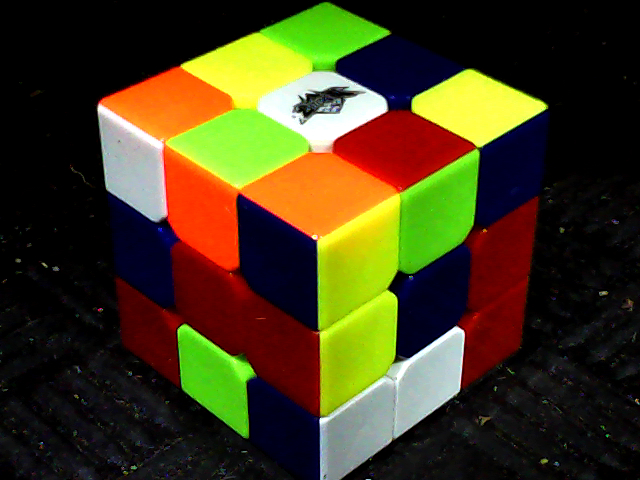
#> input picture Imaging/images/drag/1.png, 640 x 480 px; its folder holds 3 pictures in this run
$ python 'image_proc ORANGE.py'   (Python 2 division)   (older library calls are emulated)
#> lines starting #> are read from the running program, lines starting #| are printed output that depends on the picture; long printed decimals are rounded
import matplotlib.image as mpimg
import numpy as np
import matplotlib.patches as patches
import matplotlib.pyplot as plt

rTint = 1.07
gTint = 1.00
bTint = 1.00

pics = ['1', '2', '3']
locs = [(1, 6, 10), (3, 5, 12, 15, 22), (7, 8, 14)]
arr = np.array([
    (155, 87), (240, 52), (315, 20), (227, 129), (386, 52), (311, 180), (390, 134), (465, 87),          # up
    (120, 154), (191, 195), (268, 251), (127, 242), (274, 339), (135, 320), (198, 365), (269, 419),     # left
    (350, 249), (430, 200), (505, 154), (349, 339), (494, 244), (346, 420), (422, 370), (485, 324)      # front
     ])
oR, oG, oB = 0, 0, 0
oItr = 0
oCntr = 0
grid = 20

for item in pics:
    img = np.array(mpimg.imread('images/drag/' + item + '.png'), dtype=np.float)
    fig, imgplot = plt.subplots(1)
    imgplot.imshow(img)

    itr = 1
    for index in arr:
        if itr in locs[oItr]:
            rect = patches.Rectangle(index, grid, grid, linewidth=1, edgecolor='purple', facecolor='none')
            imgplot.add_patch(rect)

            i = index[1]
            j = index[0]
            subimg = np.array(img[i:i + grid, j:j + grid])

            x, y, z = 0, 0, 0

            for a in range(0, grid):
                for b in range(0, grid):
                    x += subimg[a][b][0] * rTint
                    y += subimg[a][b][1] * gTint
                    z += subimg[a][b][2] * bTint

            x /= grid*grid
            y /= grid*grid
            z /= grid*grid

            oR += x
            oG += y
            oB += z

            oCntr += 1

        itr += 1
#> this loop made 24 passes
#> pass 1, `subimg = np.array(img[i:i + grid, j:j + grid])`:
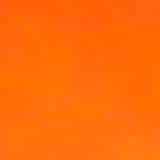
#> subimg: shape (20, 20, 3) float64 (shown 8 times larger); mean R, G, B 0.999, 0.424, 0.0388
#> after the loop, itr = 25; oB = 0.129; oCntr = 3; oG = 1.17; oR = 3.21

    oItr += 1

    plt.show()
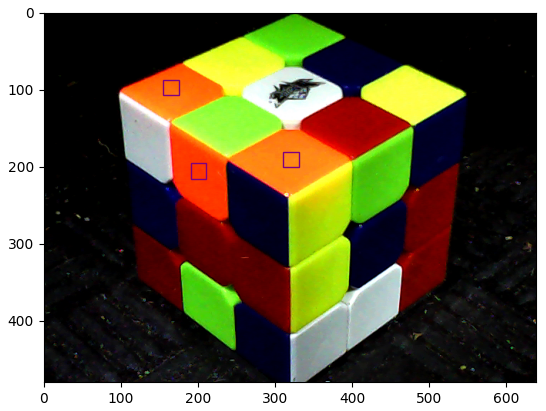
#> figure drawn by matplotlib, 1 panel
#> pass 2 of the loop `for item in pics:`:
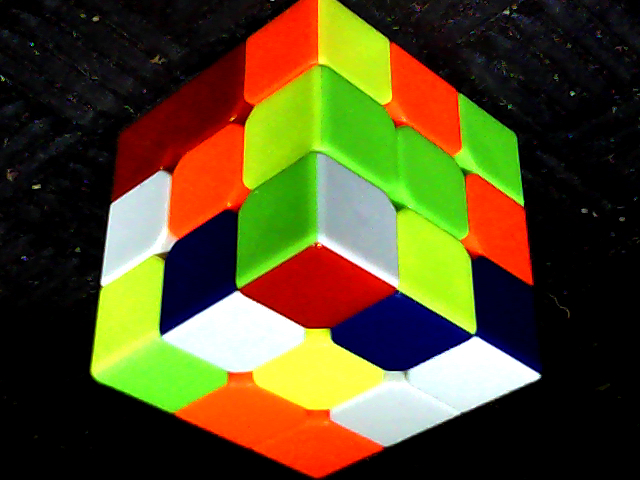
#> input picture Imaging/images/drag/2.png, 640 x 480 px
#> the loop `for index in arr:` made 24 passes
#> (oR, oG, oB) on passes 3, 5, 12, 15, 22: (4.15, 1.95, 0.196), (5.17, 2.32, 0.217), (6.07, 3.23, 1.11), (6.6, 4.23, 1.3), (7.55, 4.88, 1.86)
#> pass 3, `subimg = np.array(img[i:i + grid, j:j + grid])`:
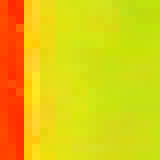
#> subimg: shape (20, 20, 3) float64 (shown 8 times larger); mean R, G, B 0.877, 0.776, 0.0679
#> after the loop `for index in arr:`: itr = 25; oB = 1.86; oCntr = 8; oG = 4.88; oR = 7.55
#> `plt.show()`:
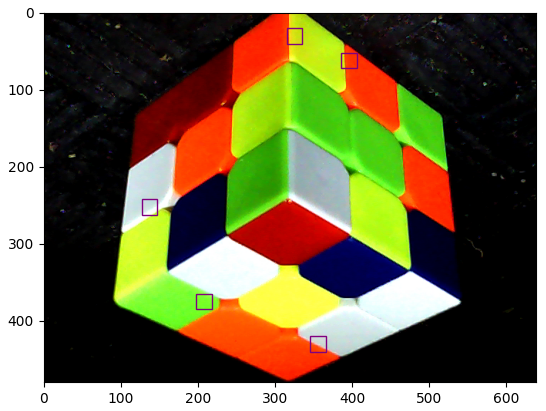
#> figure drawn by matplotlib, 1 panel
#> pass 3 of the loop `for item in pics:`:
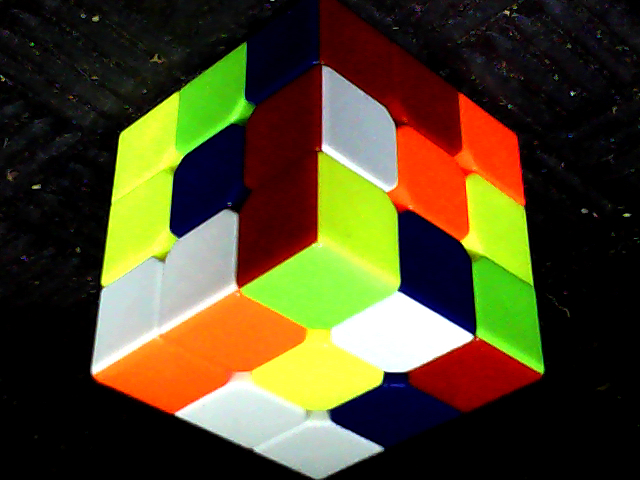
#> input picture Imaging/images/drag/3.png, 640 x 480 px
#> the loop `for index in arr:` made 24 passes
#> (oR, oG, oB) on passes 7, 8, 14: (8.5, 5.28, 2.1), (8.75, 5.32, 2.11), (9.68, 6.2, 2.97)
#> after the loop `for index in arr:`: itr = 25; oB = 2.97; oCntr = 11; oG = 6.2; oR = 9.68
#> `plt.show()`:
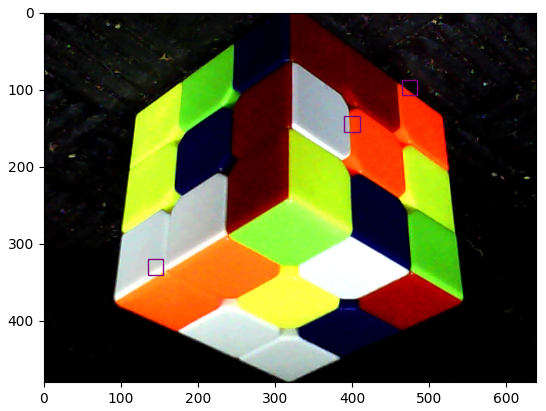
#> figure drawn by matplotlib, 1 panel

oR /= oCntr
#> oR = 0.88
oG /= oCntr
#> oG = 0.563
oB /= oCntr
#> oB = 0.27

if oR < 0.005:
    oR = 0
if oG < 0.005:
    oG = 0
if oB < 0.005:
    oB = 0

print 'Orange avgR: ', oR
#| Orange avgR:  0.8801
print 'Orange avgG: ', oG
#| Orange avgG:  0.5632
print 'Orange avgB: ', oB
#| Orange avgB:  0.2696
